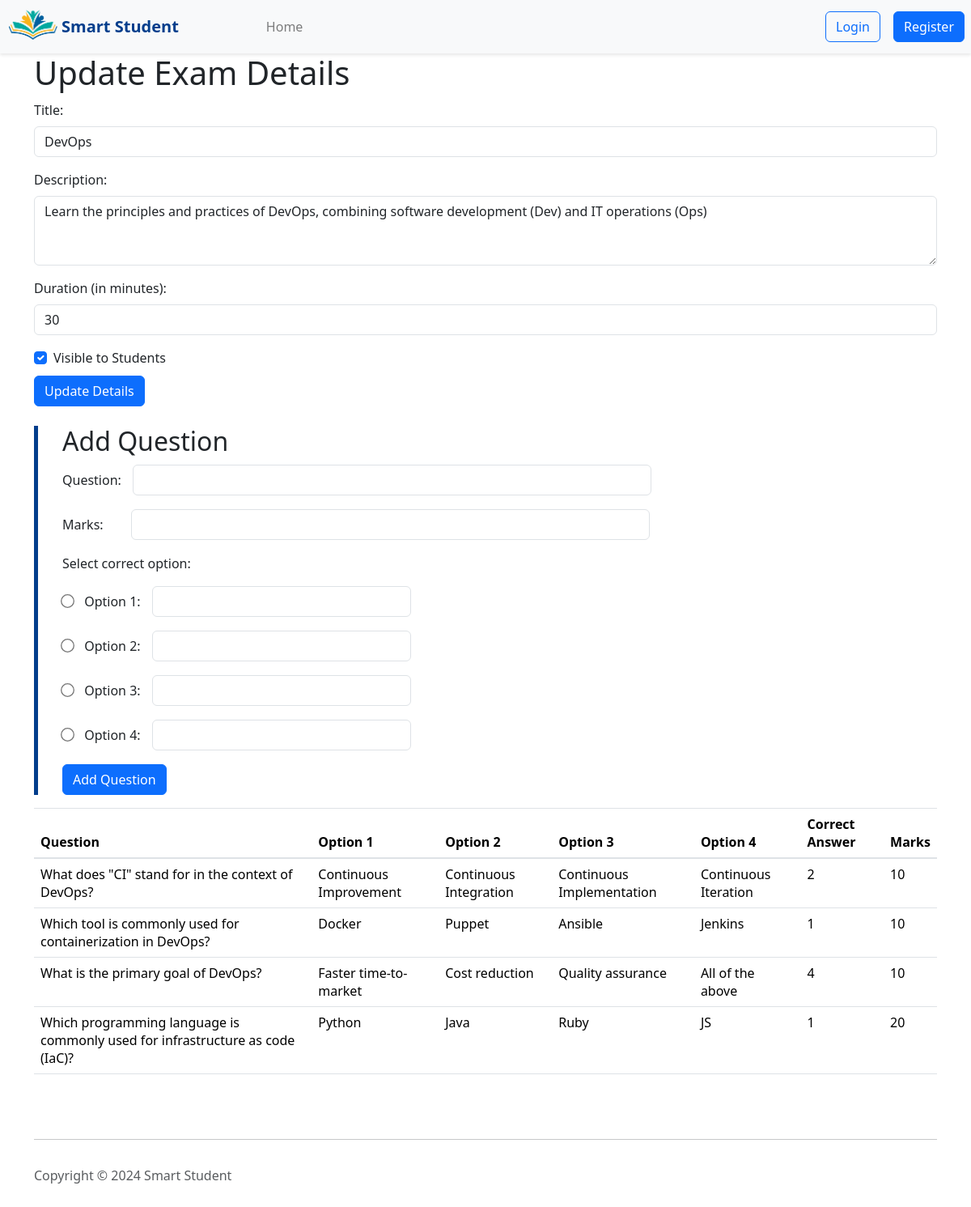
The app's page /exam/1/ with its own data.
### pages/models.py (models this page shows)
class Exam(models.Model):
    title = models.CharField(max_length=100)
    description = models.TextField()
    duration = models.IntegerField()
    teacher = models.ForeignKey(User, on_delete=models.CASCADE, related_name='exams')
    visibility = models.BooleanField(default=False)

class Question(models.Model):
    exam = models.ForeignKey(Exam, on_delete=models.CASCADE, related_name='questions')
    question= models.CharField(default ='', max_length=50)
    option1 = models.CharField(max_length=100)
    option2 = models.CharField(max_length=100)
    option3 = models.CharField(max_length=100)
    option4 = models.CharField(max_length=100)
    correct_answer = models.IntegerField()
    marks = models.IntegerField(default=1)

### pages/views.py (the view)
# urls.py: path('exam/<int:id>/', exam, name='exam'),
def exam(request, id):
    exam = Exam.objects.get(id=id)
    questions= Question.objects.filter(exam_id=id)
    return render(request, 'teacher/exam.html', {'exam': exam, 'questions': questions})

### pages/templates/teacher/exam.html (shortened to what this page needs)
<html>
    <head>
         {% load bootstrap5 %}
  {% bootstrap_css %}
  {% load static %}
  <link rel="stylesheet" href="{% static 'global.css' %}">
    </head>
    <body>
        {% include 'navbar.html' %}
        <!DOCTYPE html>
        <html lang="en">
        <head>
            <link rel="stylesheet" href="https://stackpath.bootstrapcdn.com/bootstrap/4.5.2/css/bootstrap.min.css">
        </head>
        <body>
            <div class="container">
                 <form method="post" action="{% url 'update_exam' exam.id %}"
                 >
                    <h1>Update Exam Details</h1>
                    <div class="form-group">
                        <label for="title">Title:</label>
                        <input type="text" class="form-control" id="title" name="title" value="{{ exam.title }}">
                    </div>
                    <div class="form-group">
                        <label for="description">Description:</label>
                        <textarea class="form-control" id="description" name="description" rows="3">{{ exam.description }}</textarea>
                    </div>
                    <div class="form-group">
                        <label for="duration">Duration (in minutes):</label>
                        <input type="number" class="form-control" id="duration" name="duration" value="{{ exam.duration }}">
                    </div>
                    <div class="form-group form-check">
                        <input type="checkbox" class="form-check-input" id="visibility" name="visibility" {% if exam.visibility %}checked{% endif %}>
                        <label class="form-check-label" for="visibility">Visible to Students</label>
                    </div>
                    <button type="submit" class="btn btn-primary my-2">Update Details</button>
                </form>
                {% include 'teacher/addQuestion.html' %}
                <table class="table table-hover">
                    <thead>
                        <tr>
                            <th>Question</th>
                            <th>Option 1</th>
                            <th>Option 2</th>
                            <th>Option 3</th>
                            <th>Option 4</th>
                            <th>Correct Answer</th>
                            <th>Marks</th>
                        </tr>
                    </thead>
                    <tbody>
                        {% for question in questions %}
                        <tr>
                            <td>{{ question.question }}</td>
                            <td>{{ question.option1 }}</td>
                            <td>{{ question.option2 }}</td>
                            <td>{{ question.option3 }}</td>
                            <td>{{ question.option4 }}</td>
                            <td>{{ question.correct_answer }}</td>
                            <td>{{ question.marks }}</td>
                        </tr>
                        {% endfor %}
                    </tbody>
                </table>
            </div>
        </body>
        </html>
        {% include 'footer.html' %}
    </body>
</html>

### pages/static/global.css (style rules this page uses)
.form-group { margin-top: 10px; }

### records on screen
Exam: title "DevOps", description "Learn the principles and practices of DevOps, combining software development (Dev) and IT operations (Ops)", duration "30", visibility "☑"
Question: question "What does \"CI\" stand for in the context of DevOps?", option1 "Continuous Improvement", option2 "Continuous Integration", option3 "Continuous Implementation", option4 "Continuous Iteration", correct_answer "2", marks "10"
Question: question "Which tool is commonly used for containerization in DevOps?", option1 "Docker", option2 "Puppet", option3 "Ansible", option4 "Jenkins", correct_answer "1", marks "10"
Question: question "What is the primary goal of DevOps?", option1 "Faster time-to-market", option2 "Cost reduction", option3 "Quality assurance", option4 "All of the above", correct_answer "4", marks "10"
Question: question "Which programming language is commonly used for infrastructure as code (IaC)?", option1 "Python", option2 "Java", option3 "Ruby", option4 "JS", correct_answer "1", marks "20"
